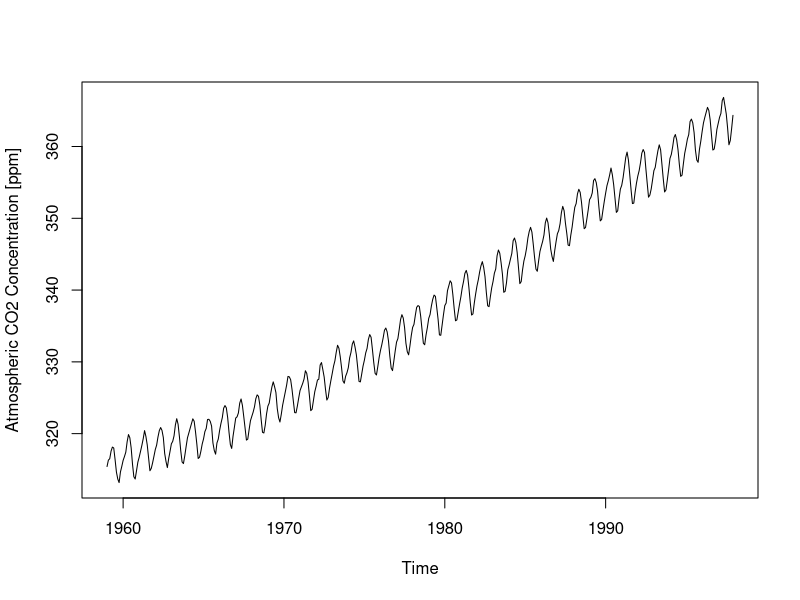
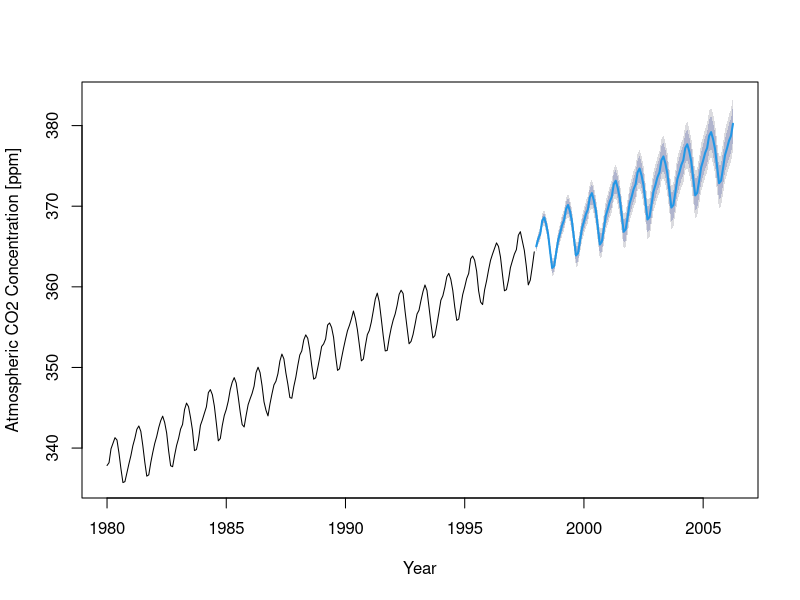

These figures' R source, in order:
## ---- chunk 1
plot(co2, ylab = "Atmospheric CO2 Concentration [ppm]")
## ---- chunk 2
library(forecast)
fit <- auto.arima(window(co2, start = 1980))
plot(forecast(fit, h = 100), xlab = "Year", ylab = "Atmospheric CO2 Concentration [ppm]", main = "")
